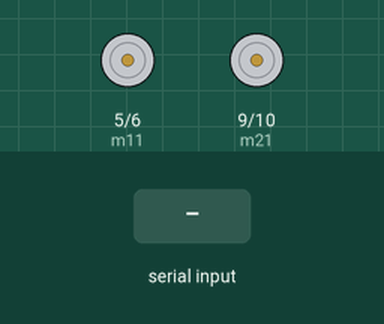
A sketch run on a simulated Arduino Uno, built with avr-gcc and run on an emulated ATmega328P. Parts: motor-driver pin pairs drawn as motors (green arrow = first pin HIGH = forward, orange = second pin HIGH = backward, longer = more drive). Inputs (shaded band) come from the test bench.

Above: at 1.2 s.
1.3 s: "F" received over Serial
At 1.7 s:
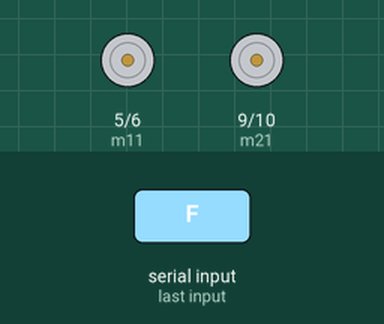
2.8 s: "L" received over Serial
At 4.0 s:
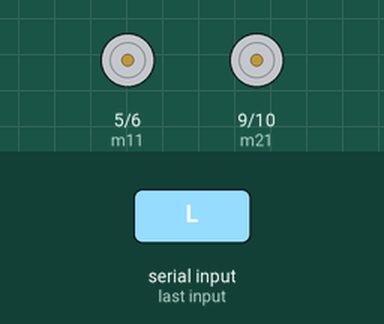
4.3 s: "R" received over Serial
At 5.2 s:
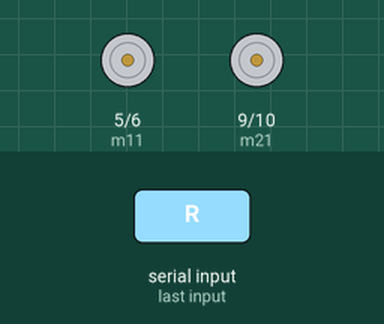
5.8 s: "B" received over Serial
At 6.3 s:
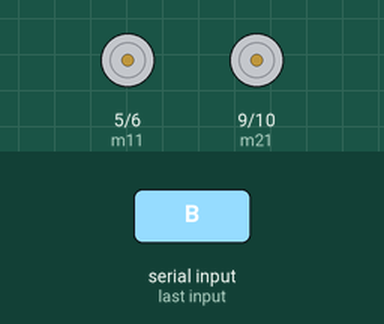
7.3 s: "+" received over Serial
At 7.9 s:
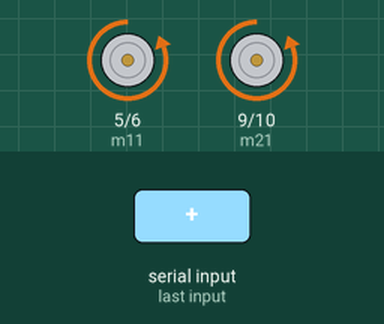
8.8 s: "S" received over Serial
At 9.1 s:
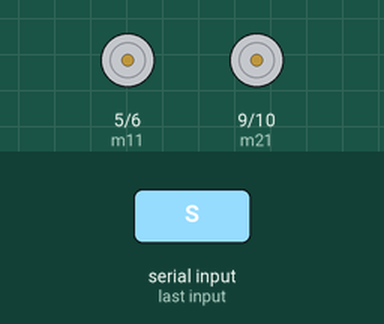
Timing chart, 0 to 11.3 s (numbered marks = the images above; inputs shaded):
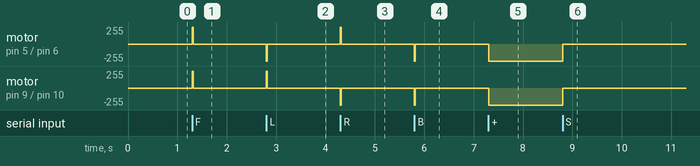

Measured:
- after the input at 1.3 s, motor on pin 5 (m11) / pin 6 (m12), motor on pin 9 (m21) / pin 10 (m22): stopped → forward 255/255 at once, → stopped 0.02 s later
- after the input at 2.8 s, motor on pin 5 (m11) / pin 6 (m12): stopped → backward 255/255 at once, → stopped 0.02 s later; motor on pin 9 (m21) / pin 10 (m22): stopped → forward 255/255 at once, → stopped 0.02 s later
- after the input at 4.3 s, motor on pin 5 (m11) / pin 6 (m12): stopped → forward 255/255 at once, → stopped 0.02 s later; motor on pin 9 (m21) / pin 10 (m22): stopped → backward 255/255 at once, → stopped 0.02 s later
- after the input at 5.8 s, motor on pin 5 (m11) / pin 6 (m12), motor on pin 9 (m21) / pin 10 (m22): stopped → backward 255/255 at once, → stopped 0.02 s later
- after the input at 7.3 s, motor on pin 5 (m11) / pin 6 (m12), motor on pin 9 (m21) / pin 10 (m22): stopped → backward 255/255 at once
- after the input at 8.8 s, motor on pin 5 (m11) / pin 6 (m12), motor on pin 9 (m21) / pin 10 (m22): backward 255/255 → stopped at once

The sketch:

voiture_par_bluetooth.ino
```cpp
#define m11 5
#define m12 6
#define m21 9
#define m22 10

void forward1()  {

analogWrite(m11,255);
analogWrite(m12,0);
analogWrite(m21,255);
analogWrite(m22,0);
}
void forward(){
analogWrite(m11,255);
analogWrite(m12,0);
analogWrite(m21,255);
analogWrite(m22,0);
delay(20);
analogWrite(m11,0);
analogWrite(m12,0);
analogWrite(m21,0);
analogWrite(m22,0);
}
void left(){
analogWrite(m11,255);
analogWrite(m12,0);
analogWrite(m21,0);
analogWrite(m22,255);
delay(20);
analogWrite(m11,0);
analogWrite(m12,0);
analogWrite(m21,0);
analogWrite(m22,0);
}
void backward1() {
analogWrite(m11,0);
analogWrite(m12,255);
analogWrite(m21,0);
analogWrite(m22,255);
}
void backward(){
analogWrite(m11,0);
analogWrite(m12,255);
analogWrite(m21,0);
analogWrite(m22,255);
delay(20);
analogWrite(m11,0);
analogWrite(m12,0);
analogWrite(m21,0);
analogWrite(m22,0);
}
void right(){
analogWrite(m11,0);
analogWrite(m12,255);
analogWrite(m21,255);
analogWrite(m22,0);
delay(20);
analogWrite(m11,0);
analogWrite(m12,0);
analogWrite(m21,0);
analogWrite(m22,0);
}
void stop() {
analogWrite(m11,0);
analogWrite(m12,0);
analogWrite(m21,0);
analogWrite(m22,0);

}

void setup(){
  Serial.begin(9600);

pinMode(m11,OUTPUT);
pinMode(m12,OUTPUT);
pinMode(m21,OUTPUT);
pinMode(m22,OUTPUT);


}

void loop() {
  while(Serial.available())
  {
char data = Serial.read();
if (data == 'F')
{
forward();
}

else if (data == 'L')
{
right();

}
else if (data == 'R')
{

left();

}
else if (data == 'B')
{

backward();

}
else if (data == 'S')
{

stop();

}
else if (data == '+')
{

backward1();

}
else if (data == '-')
{

forward1();

}
}


}
```
